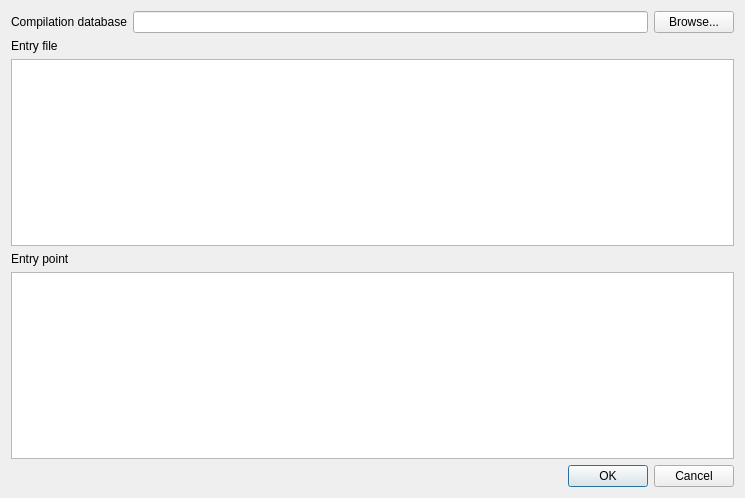
<?xml version="1.0" encoding="UTF-8"?>
<ui version="4.0">
 <class>EntryDialog</class>
 <widget class="QDialog" name="EntryDialog">
  <property name="geometry">
   <rect>
    <x>0</x>
    <y>0</y>
    <width>745</width>
    <height>498</height>
   </rect>
  </property>
  <property name="windowTitle">
   <string>Entry Dialog</string>
  </property>
  <layout class="QFormLayout" name="formLayout_">
   <item row="0" column="0" colspan="2">
    <layout class="QHBoxLayout" name="horizontalLayout_">
     <item>
      <widget class="QLabel" name="compilation_database_label_">
       <property name="text">
        <string>Compilation database</string>
       </property>
      </widget>
     </item>
     <item>
      <widget class="QLineEdit" name="compilation_database_path_"/>
     </item>
     <item>
      <widget class="QPushButton" name="browse_compilation_database_button_">
       <property name="text">
        <string>Browse...</string>
       </property>
      </widget>
     </item>
    </layout>
   </item>
   <item row="1" column="0">
    <widget class="QLabel" name="entry_file_label_">
     <property name="text">
      <string>Entry file</string>
     </property>
    </widget>
   </item>
   <item row="2" column="0" colspan="2">
    <widget class="QListView" name="entry_file_list_"/>
   </item>
   <item row="3" column="0">
    <widget class="QLabel" name="entry_point_label_">
     <property name="text">
      <string>Entry point</string>
     </property>
    </widget>
   </item>
   <item row="4" column="0" colspan="2">
    <widget class="QListView" name="entry_point_list_"/>
   </item>
   <item row="5" column="1">
    <widget class="QDialogButtonBox" name="buttonBox_">
     <property name="orientation">
      <enum>Qt::Horizontal</enum>
     </property>
     <property name="standardButtons">
      <set>QDialogButtonBox::Cancel|QDialogButtonBox::Ok</set>
     </property>
    </widget>
   </item>
  </layout>
 </widget>
 <resources/>
 <connections>
  <connection>
   <sender>buttonBox_</sender>
   <signal>accepted()</signal>
   <receiver>EntryDialog</receiver>
   <slot>accept()</slot>
   <hints>
    <hint type="sourcelabel">
     <x>248</x>
     <y>254</y>
    </hint>
    <hint type="destinationlabel">
     <x>157</x>
     <y>274</y>
    </hint>
   </hints>
  </connection>
  <connection>
   <sender>buttonBox_</sender>
   <signal>rejected()</signal>
   <receiver>EntryDialog</receiver>
   <slot>reject()</slot>
   <hints>
    <hint type="sourcelabel">
     <x>316</x>
     <y>260</y>
    </hint>
    <hint type="destinationlabel">
     <x>286</x>
     <y>274</y>
    </hint>
   </hints>
  </connection>
 </connections>
</ui>
